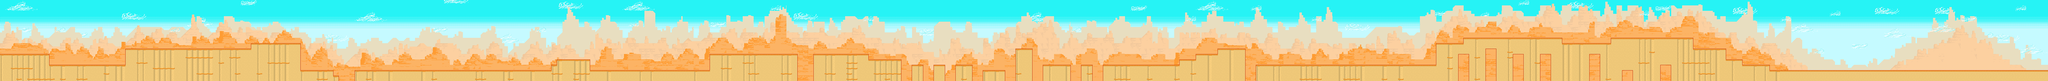

Below is a game level as drawn by its tile map, then a one-line description and the .tmx that defines it (tile-layer data replaced by summaries):
An orthogonal 375x15 tile map with 16x16 px tiles, 8 tile layers (Céu, Nuvens 2, Montanhas 3, Montanhas 2, ...).

<map version="1.0" orientation="orthogonal" renderorder="right-down" width="375" height="15" tilewidth="16" tileheight="16" nextobjectid="1">
 <tileset firstgid="1" name="Tiles Deserto" tilewidth="16" tileheight="16">
  <image source="deserto.png" width="240" height="240" />
 </tileset>
 <layer name="Céu" width="375" height="15">
  <data>[5625 cells, 5622 non-empty, 5 distinct tile ids]</data>
 </layer>
 <layer name="Nuvens 2" width="375" height="15">
  <data>[5625 cells, 262 non-empty, 32 distinct tile ids]</data>
 </layer>
 <layer name="Montanhas 3" width="375" height="15">
  <data>[5625 cells, 1807 non-empty, 28 distinct tile ids]</data>
 </layer>
 <layer name="Montanhas 2" width="375" height="15">
  <data>[5625 cells, 1424 non-empty, 30 distinct tile ids]</data>
 </layer>
 <layer name="Montanhas 1" width="375" height="15">
  <data>[5625 cells, 1204 non-empty, 39 distinct tile ids]</data>
 </layer>
 <layer name="Nuvens 1" width="375" height="15">
  <data>[5625 cells, 64 non-empty, 18 distinct tile ids]</data>
 </layer>
 <layer name="Chão" width="375" height="15">
  <data>[5625 cells, 1334 non-empty, 14 distinct tile ids]</data>
 </layer>
 <layer name="Laterais" width="375" height="15">
  <data>[5625 cells, 173 non-empty, 4 distinct tile ids]</data>
 </layer>
</map>